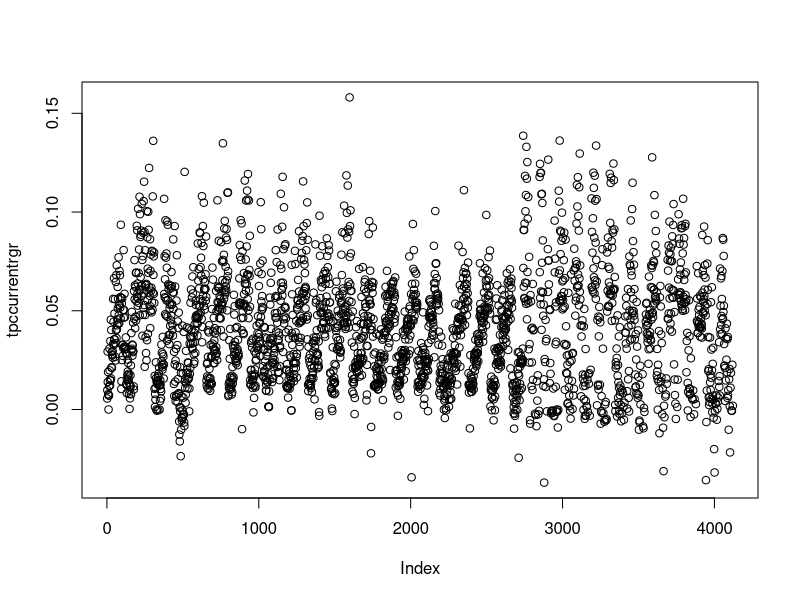

Reproduce this figure in R.
## Taylor M. Hatcher
## Analysis of 6 hr and 24hr constant TPCs for P. rapae. Each caterpillar only experienced one temperature for 24 hours. 
library(ggplot2)
library(data.table)
library(dplyr)
library(patchwork)
library(reshape2)
library(viridis)
library(tidyverse)

# read in TPC data 
tpccurrent = read.csv("2024PrapaeConstantTPCCombineddata.csv")
# Convert fw to numeric and drop nas
tpccurrent$fw <- as.numeric(tpccurrent$fw)

tpccurrentrgr= (log(tpccurrent$fw) - log(tpccurrent$M0))/tpccurrent$duration

tpccurrent$mom= tpccurrent$Female
tpccurrent$ID= tpccurrent$Individual
tpccurrent$UniID= paste(tpccurrent$temp, tpccurrent$mom, tpccurrent$ID, sep=".")
#Calculate mass gained in each time treatment
tpccurrent$mgain= tpccurrent$fw - tpccurrent$M0

#Plot
plot(tpccurrentrgr)




tpccurrent <- tpccurrent %>% drop_na(fw)
tpccurrent$rgr= (log(tpccurrent$fw) - log(tpccurrent$M0))/tpccurrent$duration
